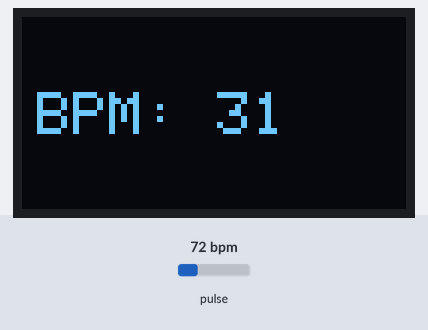
The sketch below on a simulated Arduino Uno, built with avr-gcc and run on an emulated ATmega328P. Parts: 128×64 one-colour display. The inputs (shaded band) are chosen by the test bench; at power-on: pulse 72 bpm. What the sketch prints to the serial monitor is not drawn.

Above: at 2.2 s.
2.3 s: pulse set to 130 bpm
At 4.2 s:
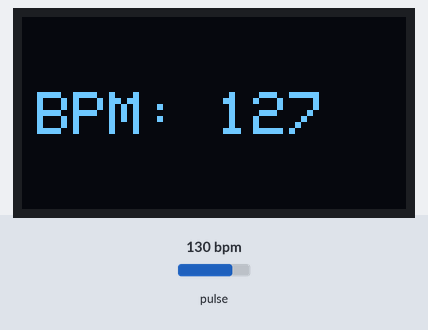
4.3 s: pulse set to 70 bpm
At 5.8 s:
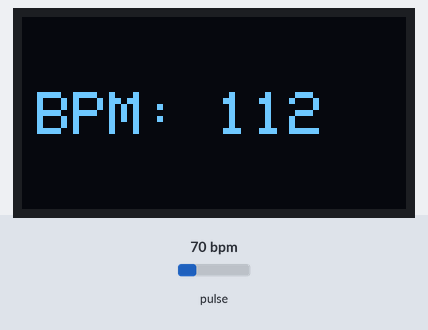
7.3 s: pulse set to 158 bpm
At 9.4 s:
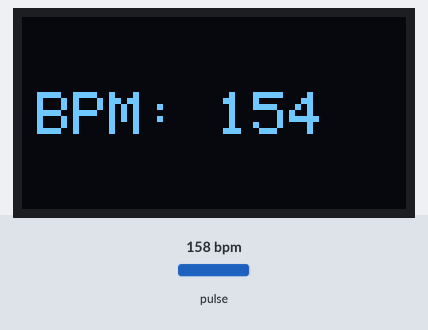
9.6 s: pulse set to 59 bpm
At 10.9 s:
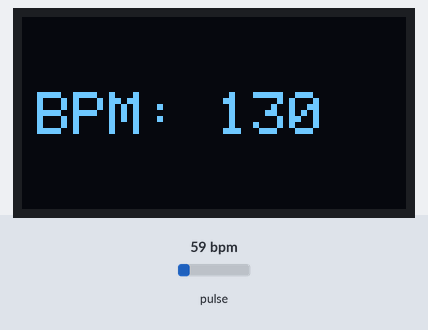
Timing chart, 0 to 12.6 s (numbered marks = the images above; inputs shaded):
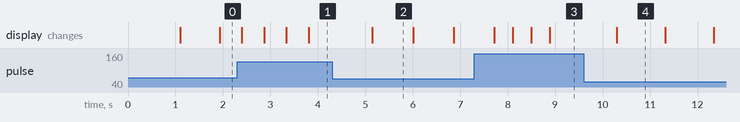

The sketch:

xiao-heart-rate-oled.ino
```cpp
#include <Wire.h>
#include "MAX30105.h"
#include "heartRate.h"

#include <SPI.h>
#include <Adafruit_GFX.h>
#include <Adafruit_SSD1306.h>

// OLED settings
#define SCREEN_WIDTH 128
#define SCREEN_HEIGHT 64
#define OLED_RESET -1
#define SCREEN_ADDRESS 0x3C

Adafruit_SSD1306 display(SCREEN_WIDTH, SCREEN_HEIGHT, &Wire, OLED_RESET);

// MAX30102 settings
MAX30105 particleSensor;

const byte RATE_SIZE = 4;
byte rates[RATE_SIZE];
byte rateSpot = 0;
long lastBeat = 0;
float beatsPerMinute;
int beatAvg;

void setup()
{
  Serial.begin(115200);
  Serial.println("Initializing...");

  // OLED init
  if (!display.begin(SSD1306_SWITCHCAPVCC, SCREEN_ADDRESS)) {
    Serial.println(F("SSD1306 allocation failed"));
    while (1);
  }
  display.clearDisplay();
  display.setTextSize(2);
  display.setTextColor(WHITE);
  display.setCursor(5, 25);
  display.println("Heart Rate");
  display.display();
  delay(1000);
  display.clearDisplay();

  // MAX30102 init
  if (!particleSensor.begin(Wire, I2C_SPEED_FAST)) {
    Serial.println("MAX30105 not found. Check wiring/power.");
    while (1);
  }

  Serial.println("Place your index finger on the sensor.");

  particleSensor.setup(); // Default settings
  particleSensor.setPulseAmplitudeRed(0x0A);
  particleSensor.setPulseAmplitudeGreen(0);
}

void loop()
{
  long irValue = particleSensor.getIR();

  // If finger is not detected
  if (irValue < 50000) {
    display.clearDisplay();
    display.setTextSize(1.5);
    display.setTextColor(WHITE);
    display.setCursor(15, 30);
    display.println("Wear wrist band");
    display.display();
    Serial.println("No finger detected.");
    delay(100);
    return;
  }

  // Heartbeat detected
  if (checkForBeat(irValue)) {
    long delta = millis() - lastBeat;
    lastBeat = millis();

    beatsPerMinute = 60 / (delta / 1000.0);

    if (beatsPerMinute < 255 && beatsPerMinute > 20)
    {
      rates[rateSpot++] = (byte)beatsPerMinute;
      rateSpot %= RATE_SIZE;

      beatAvg = 0;
      for (byte x = 0 ; x < RATE_SIZE ; x++)
        beatAvg += rates[x];
      beatAvg /= RATE_SIZE;

      // Display BPM
      display.clearDisplay();
      display.setTextSize(2);
      display.setTextColor(WHITE);
      display.setCursor(5, 25);
      display.print("BPM: ");
      display.println(beatAvg);
      display.display();
    }
  }

  // Debug print
  Serial.print("IR=");
  Serial.print(irValue);
  Serial.print(", BPM=");
  Serial.print(beatsPerMinute);
  Serial.print(", Avg BPM=");
  Serial.print(beatAvg);
  if (irValue < 50000)
    Serial.print(" No finger?");
  Serial.println();
}
```

Measured:
- after the input at 4.3 s, the display: changes after 0.84 s (image 2)
- after the input at 7.3 s, the display: first changes after 0.42 s (image 3 shows a later state)
- after the input at 9.6 s, the display: changes after 0.69 s (image 4)
- what the display in image 2 shows lasts 0.9 s, from 5.1 s to 6.0 s
- what the display in image 4 shows lasts 1.0 s, from 10.3 s to 11.3 s
